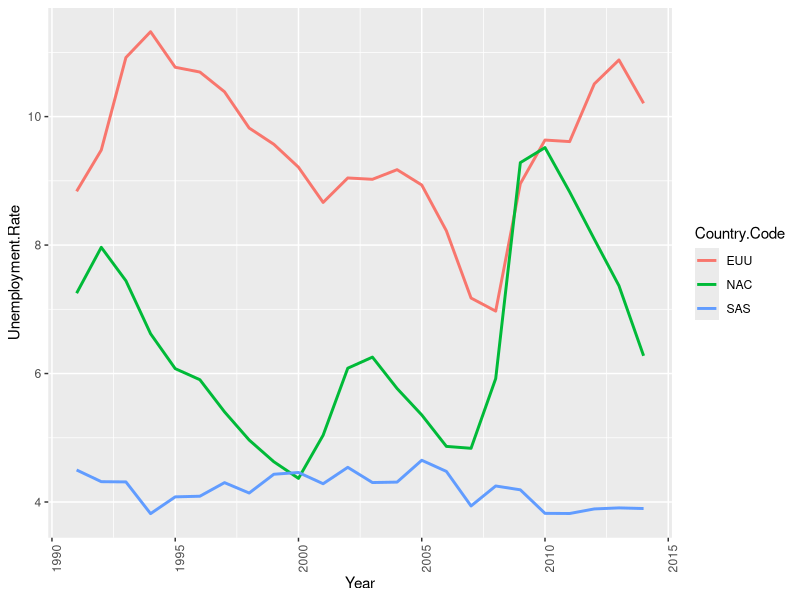
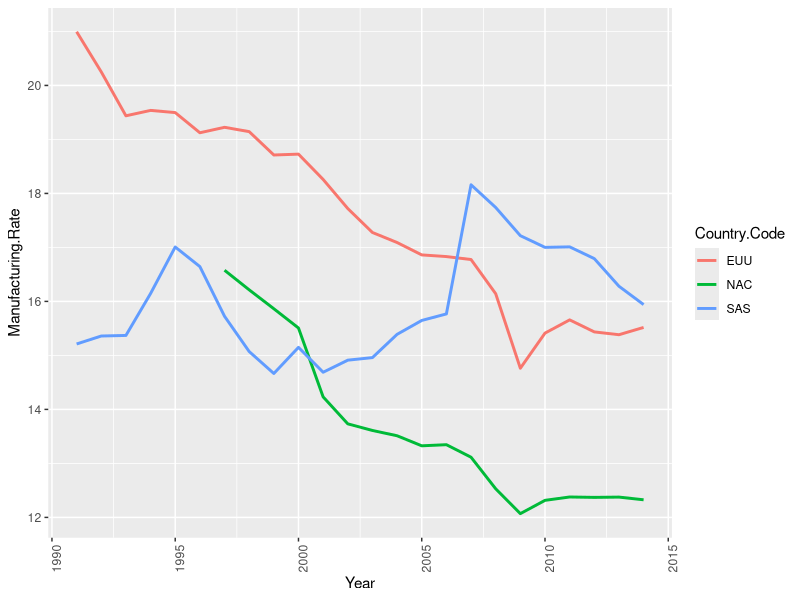
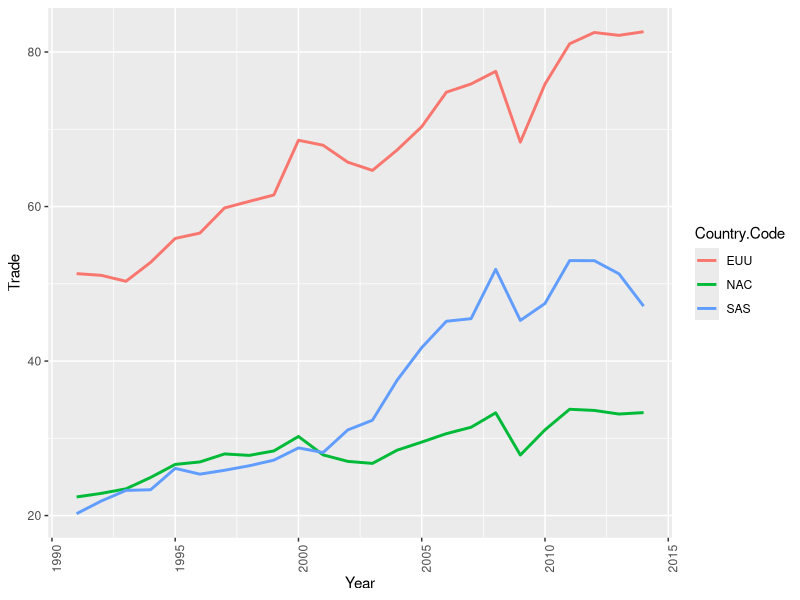
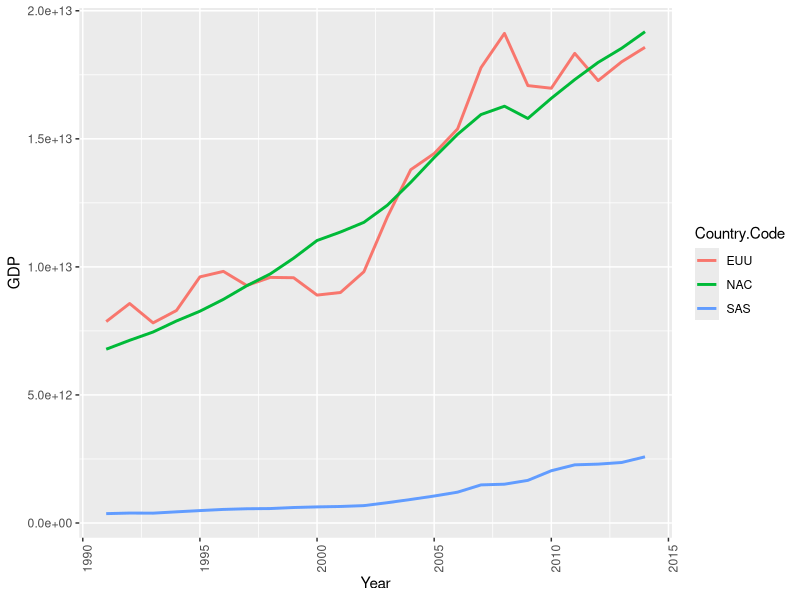

The R script that drew these images, in order: (Note: this script raises an error after producing the figures.)
## ---- chunk 1
knitr::opts_chunk$set(echo = TRUE)
library(ggplot2)
library(tidyr)
library(dplyr)
library(forecast)
library(lmtest)
## ---- chunk 2
region_data <- read.csv("region_data.csv")
unemp_compare <- region_data %>%
  select(Country.Name,Country.Code,Year,Unemployment.Rate,Time_Period) %>%
  filter(Year >= 1991 & Year<= 2014 & (Country.Code =='EUU'| Country.Code == 'SAS' | Country.Code == 'NAC')) %>%
  group_by(Year)

ggplot(unemp_compare,aes(x = Year, y = Unemployment.Rate, col = Country.Code, group = Country.Code)) +geom_line(na.rm = T,lwd = 1)+ theme(axis.text.x=element_text(angle=90, hjust=1))
## ---- chunk 3
manufacturing_compare <- region_data %>%
  select(Country.Name,Country.Code,Year,Manufacturing.Rate) %>%
  filter(Year >= 1991 & Year<= 2014 & (Country.Code =='EUU'| Country.Code == 'SAS' | Country.Code == 'NAC')) %>%
  group_by(Year)

ggplot(manufacturing_compare,aes(x = Year, y = Manufacturing.Rate, col = Country.Code, group = Country.Code)) +geom_line(na.rm = T,lwd = 1)+ theme(axis.text.x=element_text(angle=90, hjust=1))
## ---- chunk 4
trade_compare <- region_data %>%
  select(Country.Name,Country.Code,Year,Trade) %>%
  filter(Year >= 1991 & Year<= 2014 & (Country.Code =='EUU'| Country.Code == 'SAS' | Country.Code == 'NAC')) %>%
  group_by(Year)

ggplot(trade_compare,aes(x = Year, y = Trade, col = Country.Code, group = Country.Code)) +geom_line(na.rm = T,lwd = 1)+ theme(axis.text.x=element_text(angle=90, hjust=1))

## ---- chunk 5
gdp_compare <- region_data %>%
  select(Country.Name,Country.Code,Year,GDP) %>%
  filter(Year >= 1991 & Year<= 2014 & (Country.Code =='EUU'| Country.Code == 'SAS' | Country.Code == 'NAC')) %>%
  group_by(Year)

ggplot(gdp_compare,aes(x = Year, y = GDP, col = Country.Code, group = Country.Code)) +geom_line(na.rm = T,lwd = 1)+ theme(axis.text.x=element_text(angle=90, hjust=1))

## ---- chunk 6
CPI_trend<-read.csv("CPI_World_Bank.csv")
#plot(CPI_trend$)
colnames(CPI_trend)
#goal here is time period on x and CPI on y.
trends<-read.csv("Timeseries.csv")
class(trends)
#summary(lm(Time ~ CPI_USA, data=trends))
#plot(trends)
#abline(lsfit(x=trends$Time,y=trends$CPI_USA),col="red")
#install.packages('tseries') 
require(tseries) 
#install.packages('xts')
require(xts)
#converting data into time series data
trends.ts<-ts(as.vector(trends), start = c(1960,1), end = c(2015),frequency = 1)
trends.ts
class(trends.ts)
plot(trends.ts)
#Dickey-fuller test to see if the time series is stationary.
adf.test(trends.ts)
#Checking for p and q values through auto correlation function and partial auto correlation function.
acf(trends.ts)
pacf(trends.ts)
#this is an AR model
#install.packages('forecast')
auto.arima(trends.ts)
trends.arimausa<- arima(trends.ts, order=c(1,2,1))
trends.arimausa
trend.preds<-forecast.Arima(trends.arimausa,h=12)
plot.forecast(trend.preds)
summary(trend.preds)

#Hypothesis testing for USA CPI data
#install.packages('lmtest')
coeftest(trends.arimausa)
#z value is 2.2014, p=0.02771
#another way to obtain p value to verify
(1-pnorm(abs(trends.arimausa$coef)/sqrt(diag(trends.arimausa$var.coef))))*2

trends.resid <- residuals(trends.arimausa)
Box.test(trends.resid, lag = 10, type = "Ljung-Box")
## ---- chunk 7
#NAC unemployment forecast vs actual, 2000-2007
par(mfrow=c(1,3))
trends.usa <-region_data %>% select(Year,Unemployment.Rate,Country.Code) %>% filter(Country.Code == "NAC")  
trendsts.usa <- ts(as.vector(trends.usa$Unemployment.Rate),start = c(1991,1), end = c(2014), frequency = 1)


trends.usabc <- region_data  %>% select(Year,Unemployment.Rate,Country.Code) %>% filter(Country.Code == "NAC" & Year >=1991 & Year<=2007)
trendsts.usabc <- ts(as.vector(trends.usabc$Unemployment.Rate),start = c(1991,1), end = c(2007), frequency = 1)
#install.packages("forecast")


trends.usaac <- region_data  %>% select(Year,Unemployment.Rate,Country.Code) %>% filter(Country.Code == "NAC" & Year >=1991 & Year<=2008)
trendsts.usaac <- ts(as.vector(trends.usabc$Unemployment.Rate),start = c(1991,1), end = c(2008), frequency = 1)
#install.packages("forecast")


trends.arimausa<- auto.arima(trendsts.usabc, seasonal = FALSE)
trends.arimausa
trend.preds<-forecast.Arima(trends.arimausa,h=12)
plot.forecast(trend.preds, ylim = c(2,10), xlim = c(2000,2010),xlab="NAC Unemployment fcst, 1991-2007 data", ylab="% Unemployment")

summary(trend.preds)
plot(trendsts.usa, ylim = c(2,10), xlim = c(2000,2010), xlab="NAC Actual Unemployment" ,ylab="% Unemployment")


trends.arimausa<- auto.arima(trendsts.usaac, seasonal = FALSE)
trends.arimausa
trend.preds<-forecast.Arima(trends.arimausa,h=12)
plot.forecast(trend.preds, ylim = c(2,10), xlim = c(2000,2010),xlab="NAC Unemployment fcst, 1991-2008 data", ylab="% Unemployment")
## ---- chunk 8
par(mfrow=c(1,3))
#EU unemployment forecast vs actual, 2000-2007
#needs work
trends.eu <-region_data %>% select(Year,Unemployment.Rate,Country.Code) %>% filter(Country.Code == "EUU")  
trendsts.eu <- ts(as.vector(trends.eu$Unemployment.Rate),start = c(1991,1), end = c(2014), frequency = 1)

trends.eubc <- region_data  %>% select(Year,Unemployment.Rate,Country.Code) %>% filter(Country.Code == "EUU" & Year >=1991 & Year<=2007)
trendsts.eubc <- ts(as.vector(trends.eubc$Unemployment.Rate),start = c(1991,1), end = c(2007), frequency = 1)

trends.euac <- region_data  %>% select(Year,Unemployment.Rate,Country.Code) %>% filter(Country.Code == "EUU" & Year >=1991 & Year<=2008)
trendsts.euac <- ts(as.vector(trends.euac$Unemployment.Rate),start = c(1991,1), end = c(2008), frequency = 1)

trends.arimaeu<- auto.arima(trendsts.eubc, seasonal = FALSE) 
trends.arimaeu
trend.preds<-forecast.Arima(trends.arimaeu,h=12)
plot.forecast(trend.preds, ylim = c(2,10), xlim = c(2000,2010),xlab="EUU unemployment forecast, 1991-2007 data",ylab="% Unemployment")

summary(trend.preds)
plot(trendsts.eu, ylim = c(2,10), xlim = c(2000,2010), xlab="EUU Actual Unemployment",ylab="% Unemployment")

trends.arimaeu<- auto.arima(trendsts.euac,seasonal = FALSE)
trends.arimaeu
trend.preds<-forecast.Arima(trends.arimaeu,h=12)
plot.forecast(trend.preds, ylim = c(2,10), xlim = c(2000,2010),xlab="EUU Unemployment fcst, 1991-2008 data", ylab="% Unemployment")
## ---- chunk 9
par(mfrow=c(1,3))
#SAS unemployment forecast vs actual, 2000-2007
trends.sas <-region_data %>% select(Year,Unemployment.Rate,Country.Code) %>% filter(Country.Code == "SAS")
trendsts.sas <- ts(as.vector(trends.sas$Unemployment.Rate),start = c(1991,1), end = c(2014), frequency = 1)

trends.sasbc <- region_data  %>% select(Year,Unemployment.Rate,Country.Code) %>% filter(Country.Code == "SAS" & Year >=1991 & Year<=2007)
trendsts.sasbc <- ts(as.vector(trends.sasbc$Unemployment.Rate),start = c(1991,1), end = c(2007), frequency = 1)

trends.sasac <- region_data  %>% select(Year,Unemployment.Rate,Country.Code) %>% filter(Country.Code == "SAS" & Year >=1991 & Year<=2008)
trendsts.sasac <- ts(as.vector(trends.sasac$Unemployment.Rate),start = c(1991,1), end = c(2008), frequency = 1)

trends.arimasas<- auto.arima(trendsts.sasbc) 
trend.preds<-forecast.Arima(trends.arimasas,h=12)
plot.forecast(trend.preds, ylim = c(2,10), xlim = c(2000,2010),xlab="SAS unemployment forecast, 1991-2007 data",ylab="% Unemployment")

summary(trend.preds)
plot(trendsts.sas, ylim = c(2,10), xlim = c(2000,2010), xlab="SAS Actual Unemployment",ylab="% unemployment")

trends.arimasas<- auto.arima(trendsts.sasac) 
trend.preds<-forecast.Arima(trends.arimasas,h=12)
plot.forecast(trend.preds, ylim = c(2,10), xlim = c(2000,2010),xlab="SAS unemployment forecast, 1991-2008 data",ylab="% Unemployment")
## ---- chunk 10
#manufacturing rate US region
par(mfrow=c(1,3))
trends.usa <-region_data %>% select(Year,Manufacturing.Rate,Country.Code) %>% filter(Country.Code == "NAC")  
trendsts.usa <- ts(as.vector(trends.usa$Manufacturing.Rate),start = c(1991,1), end = c(2014), frequency = 1)

trends.usabc <- region_data  %>% select(Year,Manufacturing.Rate,Country.Code) %>% filter(Country.Code == "NAC" & Year >=1991 & Year<=2007)
trendsts.usabc <- ts(as.vector(trends.usabc$Manufacturing.Rate),start = c(1991,1), end = c(2007), frequency = 1)

trends.usaac <- region_data  %>% select(Year,Manufacturing.Rate,Country.Code) %>% filter(Country.Code == "NAC" & Year >=1991 & Year<=2008)
trendsts.usaac <- ts(as.vector(trends.usaac$Manufacturing.Rate),start = c(1991,1), end = c(2008), frequency = 1)

trends.arimausa<- auto.arima(trendsts.usabc)
trend.preds<-forecast.Arima(trends.arimausa,h=12)
plot.forecast(trend.preds, ylim = c(10,18), xlim = c(2000,2010), xlab="NAC mfg forecast, 1991-2007 data", ylab="rate")

summary(trend.preds)
plot(trendsts.usa, ylim = c(10,18), xlim = c(2000,2010), xlab="NAC Actual Mfg",ylab="% unemployment")

trends.arimausa<- auto.arima(trendsts.usaac)
trend.preds<-forecast.Arima(trends.arimausa,h=12)
plot.forecast(trend.preds, ylim = c(10,18), xlim = c(2000,2010), xlab="NAC mfg forecast, 1991-2008 data", ylab="rate")
## ---- chunk 11
par(mfrow=c(1,3))
#manufacturing rate EUU region
trends.euu <-region_data %>% select(Year,Manufacturing.Rate,Country.Code) %>% filter(Country.Code == "EUU")
trendsts.euu <- ts(as.vector(trends.euu$Manufacturing.Rate),start = c(1991,1), end = c(2014), frequency = 1)

trends.eubc <- region_data  %>% select(Year,Manufacturing.Rate,Country.Code) %>% filter(Country.Code == "EUU" & Year >=1991 & Year<=2007)
trendsts.eubc <- ts(as.vector(trends.eubc$Manufacturing.Rate),start = c(1991,1), end = c(2007), frequency = 1)

trends.euac <- region_data  %>% select(Year,Manufacturing.Rate,Country.Code) %>% filter(Country.Code == "EUU" & Year >=1991 & Year<=2008)
trendsts.euac <- ts(as.vector(trends.euac$Manufacturing.Rate),start = c(1991,1), end = c(2008), frequency = 1)

trends.arimaeu<- auto.arima(trendsts.eubc)
trend.preds<-forecast.Arima(trends.arimaeu,h=12)
plot.forecast(trend.preds, ylim = c(12,20), xlim = c(2000,2010), xlab="EUU mfg forecast, 1991-2007 data", ylab="rate")

plot(trendsts.euu,ylim = c(12,20), xlim = c(2000,2010),xlab="EUU mfg rate", ylab="rate")

trends.arimaeu<- auto.arima(trendsts.euac)
trend.preds<-forecast.Arima(trends.arimaeu,h=12)
plot.forecast(trend.preds, ylim = c(12,20),xlim = c(2000,2010), xlab="EUU mfg forecast, 1991-2008 data", ylab="rate")
## ---- chunk 12
par(mfrow=c(1,3))
#manufacturing rate SAS region
trends.sas <-region_data %>% select(Year,Manufacturing.Rate,Country.Code) %>% filter(Country.Code == "SAS")
trendsts.sas <- ts(as.vector(trends.sas$Manufacturing.Rate),start = c(1991,1), end = c(2014), frequency = 1)

trends.sasbc <- region_data  %>% select(Year,Manufacturing.Rate,Country.Code) %>% filter(Country.Code == "SAS" & Year >=1991 & Year<=2007)
trendsts.sasbc <- ts(as.vector(trends.sasbc$Manufacturing.Rate),start = c(1991,1), end = c(2007), frequency = 1)

trends.sasac <- region_data  %>% select(Year,Manufacturing.Rate,Country.Code) %>% filter(Country.Code == "SAS" & Year >=1991 & Year<=2008)
trendsts.sasac <- ts(as.vector(trends.sasac$Manufacturing.Rate),start = c(1991,1), end = c(2008), frequency = 1)

trends.arimasas<- auto.arima(trendsts.sasbc)
trend.preds<-forecast.Arima(trends.arimasas,h=12)
plot.forecast(trend.preds, ylim = c(14,20), xlim = c(2000,2010), xlab="SAS mfg forecast, 1991-2007 data", ylab="rate")

plot(trendsts.sas,ylim = c(14,20),xlim = c(2000,2010),xlab="SAS mfg rate", ylab="rate")

trends.arimasas<- auto.arima(trendsts.sasac)
trend.preds<-forecast.Arima(trends.arimasas,h=12)
plot.forecast(trend.preds,  ylim = c(14,20),xlim = c(2000,2010), xlab="SAS mfg forecast, 1991-2008 data", ylab="rate")
## ---- chunk 13
par(mfrow=c(1,3))
#US trade
trends.usa <-region_data %>% select(Year,Trade,Country.Code) %>% filter(Country.Code == "NAC")  
trendsts.usa <- ts(as.vector(trends.usa$Trade),start = c(1991,1), end = c(2014), frequency = 1)

trends.usabc <- region_data  %>% select(Year,Trade,Country.Code) %>% filter(Country.Code == "NAC" & Year >=1991 & Year<=2007)
trendsts.usabc <- ts(as.vector(trends.usabc$Trade),start = c(1991,1), end = c(2007), frequency = 1)

trends.usaac <- region_data  %>% select(Year,Trade,Country.Code) %>% filter(Country.Code == "NAC" & Year >=1991 & Year<=2008)
trendsts.usaac <- ts(as.vector(trends.usaac$Trade),start = c(1991,1), end = c(2008), frequency = 1)

trends.arimausa<- auto.arima(trendsts.usabc)
trend.preds<-forecast.Arima(trends.arimausa,h=12)
plot.forecast(trend.preds, ylim = c(25,35),xlim = c(2000,2010),xlab="NAC trade forecast, 1991-2007 data", ylab="rate")

plot(trendsts.usa,  ylim = c(25,35),xlim = c(2000,2010),xlab="NAC actual trade rate", ylab="rate")

trends.arimausa<- auto.arima(trendsts.usaac)
trend.preds<-forecast.Arima(trends.arimausa,h=12)
plot.forecast(trend.preds,ylim = c(25,35), xlim = c(2000,2010),xlab="NAC trade forecast, 1991-2008 data", ylab="rate")
## ---- chunk 14
par(mfrow=c(1,3))
#EU trade
trends.eu <-region_data %>% select(Year,Trade,Country.Code) %>% filter(Country.Code == "EUU")  
trendsts.eu <- ts(as.vector(trends.eu$Trade),start = c(1991,1), end = c(2014), frequency = 1)

trends.eubc <- region_data  %>% select(Year,Trade,Country.Code) %>% filter(Country.Code == "EUU" & Year >=1991 & Year<=2007)
trendsts.eubc <- ts(as.vector(trends.eubc$Trade),start = c(1991,1), end = c(2007), frequency = 1)

trends.euac <- region_data  %>% select(Year,Trade,Country.Code) %>% filter(Country.Code == "EUU" & Year >=1991 & Year<=2008)
trendsts.euac <- ts(as.vector(trends.euac$Trade),start = c(1991,1), end = c(2008), frequency = 1)

trends.arimaeu<- auto.arima(trendsts.eubc)
trend.preds<-forecast.Arima(trends.arimaeu,h=12)
plot.forecast(trend.preds,ylim = c(60,90), xlim = c(2000,2010),xlab="EUU trade forecast, 1991-2007 data", ylab="rate")

plot(trendsts.eu, ylim = c(60,90), xlim = c(2000,2010),xlab="EUU actual trade rate", ylab="rate")

trends.arimaeu<- auto.arima(trendsts.euac)
trend.preds<-forecast.Arima(trends.arimaeu,h=12)
plot.forecast(trend.preds, ylim = c(60,90),xlim = c(2000,2010),xlab="EUU trade forecast, 1991-2008 data", ylab="rate")
## ---- chunk 15
par(mfrow=c(1,3))
#SAS trade
trends.sas <-region_data %>% select(Year,Trade,Country.Code) %>% filter(Country.Code == "SAS")  
trendsts.sas <- ts(as.vector(trends.sas$Trade),start = c(1991,1), end = c(2014), frequency = 1)

trends.sasbc <- region_data  %>% select(Year,Trade,Country.Code) %>% filter(Country.Code == "SAS" & Year >=1991 & Year<=2007)
trendsts.sasbc <- ts(as.vector(trends.sasbc$Trade),start = c(1991,1), end = c(2007), frequency = 1)

trends.sasac <- region_data  %>% select(Year,Trade,Country.Code) %>% filter(Country.Code == "SAS" & Year >=1991 & Year<=2008)
trendsts.sasac <- ts(as.vector(trends.sasac$Trade),start = c(1991,1), end = c(2008), frequency = 1)

trends.arimasas<- auto.arima(trendsts.sasbc)
trend.preds<-forecast.Arima(trends.arimasas,h=12)
plot.forecast(trend.preds,ylim = c(20,70), xlim = c(2000,2010),xlab="SAS trade forecast, 1991-2007 data", ylab="rate")

plot(trendsts.sas,ylim = c(20,70),xlim = c(2000,2010),xlab="SAS actual trade rate", ylab="rate")

trends.arimasas<- auto.arima(trendsts.sasac)
trend.preds<-forecast.Arima(trends.arimasas,h=12)
plot.forecast(trend.preds, ylim = c(20,70),xlim = c(2000,2010),xlab="SAS trade forecast, 1991-2008 data", ylab="rate")
## ---- chunk 16
par(mfrow=c(1,3))
#US GDP
trends.usa <-region_data %>% select(Year,GDP,Country.Code) %>% filter(Country.Code == "NAC")  
trendsts.usa <- ts(as.vector(trends.usa$GDP),start = c(1991,1), end = c(2014), frequency = 1)

trends.usabc <- region_data  %>% select(Year,GDP,Country.Code) %>% filter(Country.Code == "NAC" & Year >=1991 & Year<=2007)
trendsts.usabc <- ts(as.vector(trends.usabc$GDP),start = c(1991,1), end = c(2007), frequency = 1)

trends.usaac <- region_data  %>% select(Year,GDP,Country.Code) %>% filter(Country.Code == "NAC" & Year >=1991 & Year<=2008)
trendsts.usaac <- ts(as.vector(trends.usaac$GDP),start = c(1991,1), end = c(2008), frequency = 1)

trends.arimausa<- auto.arima(trendsts.usabc)
trend.preds<-forecast.Arima(trends.arimausa,h=12)
plot.forecast(trend.preds,ylim = c(1.0e+13,2.0e+13), xlim = c(2000,2010), xlab="NAR GDP forecast, 1991-2007 data")

plot(trendsts.usa , ylim = c(1.0e+13,2.0e+13), xlim = c(2000,2010),xlab="NAR GDP", ylab ="point value")

trends.arimausa<- auto.arima(trendsts.usaac)
trend.preds<-forecast.Arima(trends.arimausa,h=12)
plot.forecast(trend.preds, ylim = c(1.0e+13,2.0e+13),xlim = c(2000,2010), xlab="NAR GDP forecast, 1991-2008 data")
## ---- chunk 17
par(mfrow=c(1,3))
#EUU GDP
trends.eu <-region_data %>% select(Year,GDP,Country.Code) %>% filter(Country.Code == "EUU")  
trendsts.eu <- ts(as.vector(trends.eu$GDP),start = c(1991,1), end = c(2014), frequency = 1)

trends.eubc <- region_data  %>% select(Year,GDP,Country.Code) %>% filter(Country.Code == "EUU" & Year >=1991 & Year<=2007)
trendsts.eubc <- ts(as.vector(trends.eubc$GDP),start = c(1991,1), end = c(2007), frequency = 1)

trends.euac <- region_data  %>% select(Year,GDP,Country.Code) %>% filter(Country.Code == "EUU" & Year >=1991 & Year<=2008)
trendsts.euac <- ts(as.vector(trends.eubc$GDP),start = c(1991,1), end = c(2008), frequency = 1)

trends.arimaeu<- auto.arima(trendsts.eubc)
trend.preds<-forecast.Arima(trends.arimaeu,h=12)
plot.forecast(trend.preds, ylim=c(8e+12,2.5e+13),xlim = c(2000,2010), xlab="EU GDP forecast, 1991-2007 data")

plot(trendsts.eu , ylim=c(8e+12,2.5e+13), xlim = c(2000,2010),xlab="EU GDP")

trends.arimaeu<- auto.arima(trendsts.euac)
trend.preds<-forecast.Arima(trends.arimaeu,h=12)
plot.forecast(trend.preds, ylim=c(8e+12,2.5e+13),xlim = c(2000,2010), xlab="EU GDP forecast, 1991-2008 data")
## ---- chunk 18
par(mfrow=c(1,3))
#SAS GDP
trends.sas <-region_data %>% select(Year,GDP,Country.Code) %>% filter(Country.Code == "SAS")  
trendsts.sas <- ts(as.vector(trends.sas$GDP),start = c(1991,1), end = c(2014), frequency = 1)

trends.sasbc <- region_data  %>% select(Year,GDP,Country.Code) %>% filter(Country.Code == "SAS" & Year >=1991 & Year<=2007)
trendsts.sasbc <- ts(as.vector(trends.sasbc$GDP),start = c(1991,1), end = c(2007), frequency = 1)

trends.sasac <- region_data  %>% select(Year,GDP,Country.Code) %>% filter(Country.Code == "SAS" & Year >=1991 & Year<=2008)
trendsts.sasac <- ts(as.vector(trends.sasbc$GDP),start = c(1991,1), end = c(2008), frequency = 1)

trends.arimasas<- auto.arima(trendsts.sasbc)
trend.preds<-forecast.Arima(trends.arimasas,h=12)
plot.forecast(trend.preds,ylim = c(0e+12, 3e+12),xlim = c(2000,2010), xlab="SAS GDP forecast, 1991-2007 data")

plot(trendsts.sas ,ylim = c(0e+12, 4e+12) ,xlim = c(2000,2010),xlab="SAS GDP")

trends.arimasas<- auto.arima(trendsts.sasac)
trend.preds<-forecast.Arima(trends.arimasas,h=12)
plot.forecast(trend.preds,ylim = c(0e+12, 3e+12),xlim = c(2000,2010), xlab="SAS GDP forecast, 1991-2008 data")
